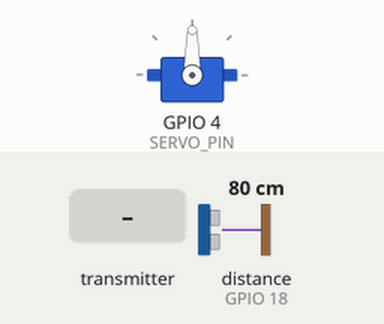
Bench run of a sketch on a simulated ESP32. On the bench: servo. The inputs (shaded band) are chosen by the test bench; at power-on: distance to the obstacle (sensor on GPIO 18) 80 cm. The echo pulse lasts 58.3 µs per cm; what the sketch prints to the serial monitor is not drawn.

Above: at 1.2 s.
1.3 s: the transmitter starts sending servo = 0
At 2.5 s:
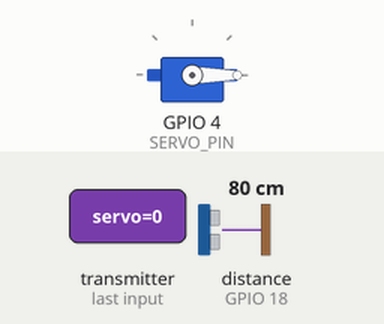
2.8 s: the transmitter starts sending servo = 45
At 3.7 s:
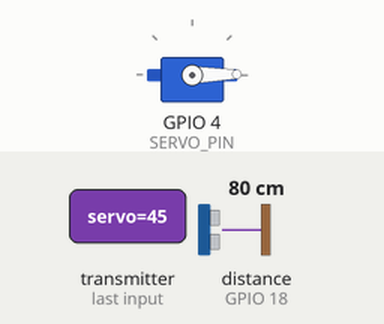
Timing chart, 0 to 5.8 s (numbered marks = the images above; inputs shaded):
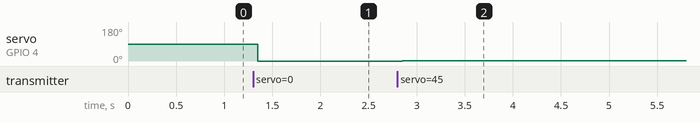

Measured:
- after the input at 1.3 s, servo on GPIO 4 (SERVO_PIN): 90° → 0° after 0.05 s
- after the input at 2.8 s, servo on GPIO 4 (SERVO_PIN): 0° → 1° after 0.05 s

The sketch:

ESPNOW_Test_Setup_Slave.ino
```cpp
/*
 * Example from www.swanrobotics.com
 *
 * ESP-NOW communication example for two ESP32 modules.
 *
 * ESP-NOW Receiver (Slave):
 * - Receives joystick data and heartbeat from Master ESP32.
 * - Maps joystick value to a servo position.
 * - Reads distance from ultrasonic sensor and sends it back to the Master.
 * - Checks for heartbeat
 */

#include <esp_now.h>
#include <WiFi.h>
#include <ESP32Servo.h>

// === Ultrasonic Sensor Pins ===
#define TRIG_PIN 5
#define ECHO_PIN 18

// === Servo ===
Servo myServo;
const int SERVO_PIN = 4;  // PWM pin for servo
int servoPosition = 0;    // Current servo angle

// === Received Data Struct ===
typedef struct {
  int servo;               // Joystick X value mapped to servo
  unsigned long heartbeat; // Heartbeat timestamp
} IncomingMessage;

IncomingMessage incomingData;

// === Outgoing Data Struct===
typedef struct {
  float distance_cm; // Measured distance in cm
} OutgoingMessage;

OutgoingMessage outgoingData;

// === Master MAC Address ===
// Replace with your Master ESP32 MAC address
uint8_t masterMAC[] = {0x78, 0x21, 0x84, 0xC6, 0xAA, 0x14};

// === Heartbeat Handling ===
unsigned long lastHeartbeat = 0;
const unsigned long HEARTBEAT_TIMEOUT = 1000;  // ms

// === Callback: Data Received ===
void OnDataRecv(const uint8_t *mac, const uint8_t *incomingDataRaw, int len) {
  memcpy(&incomingData, incomingDataRaw, sizeof(incomingData));
  lastHeartbeat = millis();

  Serial.print("Heartbeat: ");
  Serial.println(incomingData.heartbeat);
  Serial.print("Joystick Value: ");
  Serial.println(incomingData.servo);

  // === Control Servo ===
  servoPosition = map(incomingData.servo, 0, 4095, 0, 180);
  servoPosition = constrain(servoPosition, 0, 180);
  myServo.write(servoPosition);

  // === Measure Distance and Send Response ===
  outgoingData.distance_cm = readUltrasonic();
  esp_err_t result = esp_now_send(masterMAC, (uint8_t *)&outgoingData, sizeof(outgoingData));
  if (result != ESP_OK) {
    Serial.println("❌ Failed to send response");
  }
}

// === Ultrasonic Sensor Read ===
float readUltrasonic() {
  digitalWrite(TRIG_PIN, LOW);
  delayMicroseconds(2);
  digitalWrite(TRIG_PIN, HIGH);
  delayMicroseconds(10);
  digitalWrite(TRIG_PIN, LOW);

  long duration = pulseIn(ECHO_PIN, HIGH, 30000); // Timeout after 30 ms

  if (duration == 0) {
    return -1; // No reading
  }

  float distance = duration * 0.034 / 2;  // cm
  return distance;
}

// === Setup ===
void setup() {
  Serial.begin(115200);

  // Ultrasonic pins
  pinMode(TRIG_PIN, OUTPUT);
  pinMode(ECHO_PIN, INPUT);

  // Wi-Fi STA mode required for ESP-NOW
  WiFi.mode(WIFI_STA);
  WiFi.disconnect();

  if (esp_now_init() != ESP_OK) {
    Serial.println("❌ Error initializing ESP-NOW");
    return;
  }

  // Register receive callback
  esp_now_register_recv_cb(OnDataRecv);

  // Register Master as peer
  esp_now_peer_info_t peerInfo = {};
  memcpy(peerInfo.peer_addr, masterMAC, 6);
  peerInfo.channel = 0;
  peerInfo.encrypt = false;

  if (esp_now_add_peer(&peerInfo) != ESP_OK) {
    Serial.println("❌ Failed to add peer (Master)");
  } else {
    Serial.println("✔ Master peer added");
  }

  // Initialize Servo
  ESP32PWM::allocateTimer(0);
  ESP32PWM::allocateTimer(1);
  ESP32PWM::allocateTimer(2);
  ESP32PWM::allocateTimer(3);

  myServo.setPeriodHertz(50); // Standard 50 Hz servo
  myServo.attach(SERVO_PIN, 500, 2400);
}

// === Loop ===
void loop() {
  // Heartbeat timeout handling
  if (millis() - lastHeartbeat > HEARTBEAT_TIMEOUT) {
    Serial.println("⛔ Connection lost - Centering servo");
    myServo.write(90);  // Safe default position
  }

  delay(100);
}
```
